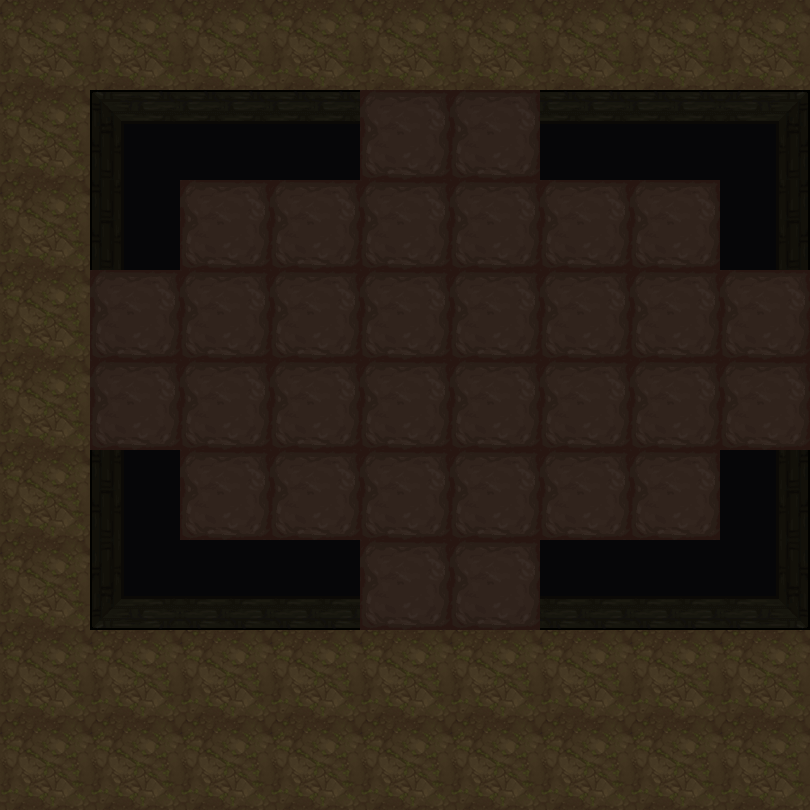

Rendered tile map (Tiled .tmx) drawn with the repository's tilesets; below, a short description and the map source with its tile grids summarised:
An orthogonal 9x9 tile map with 90x90 px tiles, 2 tile layers (地形, 障碍) and 48 objects (12x saveSelf, 10x map, 8x coalDoor, 6x playerPos, 6x coal, ...).

<map version="1.5" tiledversion="1.7.2" orientation="orthogonal" renderorder="right-down" width="9" height="9" tilewidth="90" tileheight="90" infinite="0" nextlayerid="4" nextobjectid="67">
 <properties>
  <property name="LRoR" type="int" value="0" />
 </properties>
 <tileset firstgid="1" name="1" tilewidth="90" tileheight="90" tilecount="100" columns="10">
  <image source="4.png" trans="ff00ff" width="900" height="900" />
 </tileset>
 <layer id="1" name="地形" width="9" height="9">
  <data>[81 cells, 81 non-empty, 2 distinct tile ids]</data>
 </layer>
 <layer id="2" name="障碍" width="9" height="9">
  <data>[81 cells, 16 non-empty, 8 distinct tile ids]</data>
 </layer>
 <objectgroup id="3" name="对象">
  <object id="3" name="coalDoor" x="360" y="90" width="90" height="90">
   <properties>
    <property name="LorR" type="int" value="1" />
    <property name="id" type="int" value="1" />
    <property name="motion" type="int" value="4" />
    <property name="rotate" type="int" value="0" />
   </properties>
  </object>
  <object id="9" name="playerPos" x="180" y="180" width="90" height="90" />
  <object id="10" name="coal" x="270" y="180" width="90" height="90" />
  <object id="11" name="playerPos" x="540" y="180" width="90" height="90" />
  <object id="12" name="coal" x="630" y="180" width="90" height="90" />
  <object id="13" name="playerPos" x="360" y="270" width="90" height="90" />
  <object id="14" name="coal" x="450" y="270" width="90" height="90" />
  <object id="15" name="playerPos" x="360" y="360" width="90" height="90" />
  <object id="16" name="coal" x="450" y="360" width="90" height="90" />
  <object id="17" name="coal" x="270" y="450" width="90" height="90" />
  <object id="18" name="playerPos" x="540" y="450" width="90" height="90" />
  <object id="19" name="coal" x="630" y="450" width="90" height="90" />
  <object id="20" name="playerPos" x="180" y="450" width="90" height="90" />
  <object id="21" name="switch" x="270" y="630" width="90" height="90" />
  <object id="39" name="switch" x="270" y="0" width="90" height="90" />
  <object id="22" name="switch" x="540" y="630" width="90" height="90" />
  <object id="40" name="switch" x="540" y="0" width="90" height="90" />
  <object id="41" name="light" x="630" y="270" width="90" height="90" />
  <object id="42" name="light" x="270" y="270" width="90" height="90" />
  <object id="32" name="coalDoor" x="450" y="90" width="90" height="90">
   <properties>
    <property name="LorR" type="int" value="2" />
    <property name="id" type="int" value="1" />
    <property name="motion" type="int" value="2" />
    <property name="rotate" type="int" value="0" />
   </properties>
  </object>
  <object id="33" name="coalDoor" x="720" y="270" width="90" height="90">
   <properties>
    <property name="LorR" type="int" value="2" />
    <property name="id" type="int" value="2" />
    <property name="motion" type="int" value="1" />
    <property name="rotate" type="int" value="90" />
   </properties>
  </object>
  <object id="34" name="coalDoor" x="720" y="360" width="90" height="90">
   <properties>
    <property name="LorR" type="int" value="1" />
    <property name="id" type="int" value="2" />
    <property name="motion" type="int" value="3" />
    <property name="rotate" type="int" value="90" />
   </properties>
  </object>
  <object id="35" name="coalDoor" x="90" y="270" width="90" height="90">
   <properties>
    <property name="LorR" type="int" value="1" />
    <property name="id" type="int" value="4" />
    <property name="motion" type="int" value="1" />
    <property name="rotate" type="int" value="270" />
   </properties>
  </object>
  <object id="43" name="map" x="180" y="270" width="90" height="90" />
  <object id="44" name="map" x="270" y="360" width="90" height="90" />
  <object id="46" name="map" x="630" y="360" width="90" height="90" />
  <object id="47" name="map" x="540" y="360" width="90" height="90" />
  <object id="48" name="map" x="540" y="270" width="90" height="90" />
  <object id="49" name="map" x="450" y="180" width="90" height="90" />
  <object id="50" name="map" x="360" y="180" width="90" height="90" />
  <object id="51" name="map" x="450" y="450" width="90" height="90" />
  <object id="52" name="map" x="360" y="450" width="90" height="90" />
  <object id="45" name="map" x="180" y="360" width="90" height="90" />
  <object id="36" name="coalDoor" x="90" y="360" width="90" height="90">
   <properties>
    <property name="LorR" type="int" value="2" />
    <property name="id" type="int" value="4" />
    <property name="motion" type="int" value="3" />
    <property name="rotate" type="int" value="270" />
   </properties>
  </object>
  <object id="37" name="coalDoor" x="360" y="540" width="90" height="90">
   <properties>
    <property name="LorR" type="int" value="2" />
    <property name="id" type="int" value="3" />
    <property name="motion" type="int" value="4" />
    <property name="rotate" type="int" value="180" />
   </properties>
  </object>
  <object id="38" name="coalDoor" x="450" y="540" width="90" height="90">
   <properties>
    <property name="LorR" type="int" value="1" />
    <property name="id" type="int" value="3" />
    <property name="motion" type="int" value="2" />
    <property name="rotate" type="int" value="180" />
   </properties>
  </object>
  <object id="53" name="saveSelf" x="450" y="0" width="90" height="90" />
  <object id="54" name="saveSelf" x="360" y="0" width="90" height="90" />
  <object id="55" name="saveSelf" x="360" y="630" width="90" height="90" />
  <object id="56" name="saveSelf" x="450" y="630" width="90" height="90" />
  <object id="57" name="saveSelf" x="720" y="630" width="90" height="90" />
  <object id="58" name="saveSelf" x="90" y="630" width="90" height="90" />
  <object id="59" name="saveSelf" x="630" y="630" width="90" height="90" />
  <object id="60" name="saveSelf" x="180" y="630" width="90" height="90" />
  <object id="61" name="saveSelf" x="180" y="0" width="90" height="90" />
  <object id="64" name="saveSelf" x="90" y="0" width="90" height="90" />
  <object id="65" name="saveSelf" x="630" y="0" width="90" height="90" />
  <object id="66" name="saveSelf" x="720" y="0" width="90" height="90" />
 </objectgroup>
</map>
